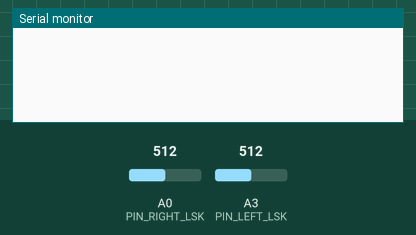
Bench run of a sketch on a simulated Arduino Uno, built with avr-gcc and run on an emulated ATmega328P. On the bench: the last lines printed to the serial monitor. Inputs (shaded band) come from the test bench; at power-on: A0 (PIN_RIGHT_LSK) = 512, A3 (PIN_LEFT_LSK) = 512.

Above: at 1.2 s.
1.3 s: A0 (PIN_RIGHT_LSK) set to 345
At 2.5 s:
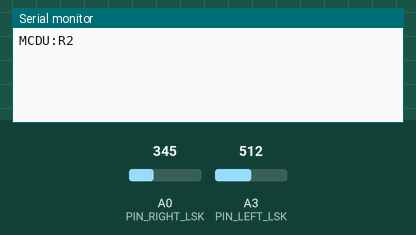
2.8 s: A3 (PIN_LEFT_LSK) set to 345
At 3.7 s:
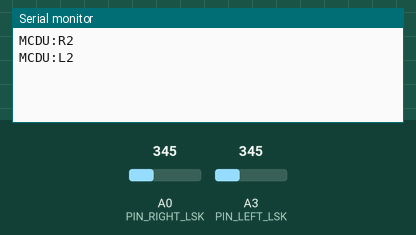
4.3 s: A3 (PIN_LEFT_LSK) set to 365
At 4.8 s:
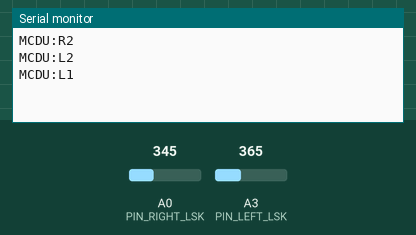

Measured:
- after the input at 1.3 s, the serial monitor: prints a new line at once (image 1)
- after the input at 2.8 s, the serial monitor: prints a new line at once (image 2)
- after the input at 4.3 s, the serial monitor: prints a new line at once (image 3)

The sketch:

McduLskKeys.ino
```cpp
#include "McduLskKeys.h"

void setup() {
  initSerial();

  initButtons();
}

void loop() {
  processButtons();
}
```

McduLskKeys.h
```cpp
#ifndef MCDU_LSK_KEYS_H
#define MCDU_LSK_KEYS_H

#include <Arduino.h>

#define COMMAND_PREFIX "MCDU:"

const int PIN_LEFT_LSK  = A3; // Left matrix (LSK L1 - L6)
const int PIN_RIGHT_LSK = A0; // Right matrix (LSK R1 - R6)

// Process buttons
void initButtons();
int getButtonNumber(int analogVal);
void processButtons();

// Process serial
void initSerial();
void sendCommand(String command);

#endif
```

buttons.cpp
```cpp
#include "McduLskKeys.h"

unsigned long lastDebounceTime = 0;
const int debounceDelay = 60;
int lastValidKey = -1;
char lastValidSide = ' ';

void initButtons() {
  pinMode(PIN_LEFT_LSK, INPUT);
  pinMode(PIN_RIGHT_LSK, INPUT);
}

int getButtonNumber(int analogVal) {
  if (analogVal > 950) {
    return -1;
  }
  if (analogVal >= 70  && analogVal < 110) {
    return 6;
  }
  if (analogVal >= 145 && analogVal < 190) {
    return 5;
  }
  if (analogVal >= 215 && analogVal < 250) {
    return 4;
  }
  if (analogVal >= 270 && analogVal < 310) {
    return 3;
  }
  if (analogVal >= 320 && analogVal < 355) {
    return 2;
  }
  if (analogVal >= 360 && analogVal < 400) {
    return 1;
  }

  return -1;
}

void processButtons() {
  int leftVal  = analogRead(PIN_LEFT_LSK);
  int rightVal = analogRead(PIN_RIGHT_LSK);

  int currentKey = -1;
  char currentSide = ' ';

  int leftKey  = getButtonNumber(leftVal);
  int rightKey = getButtonNumber(rightVal);

  if (leftKey != -1) {
    currentKey = leftKey;
    currentSide = 'L'; // Left LSK
  } else if (rightKey != -1) {
    currentKey = rightKey;
    currentSide = 'R'; // Right LSK
  }

  if (currentKey != lastValidKey || currentSide != lastValidSide) {
    if (currentKey != -1) {
      String command = currentSide + String(currentKey);
      sendCommand(command);
    }

    lastValidKey = currentKey;
    lastValidSide = currentSide;
    delay(debounceDelay);
  }
}
```

serial_commands.cpp
```cpp
#include "McduLskKeys.h"

void initSerial() {
  Serial.begin(9600);
}

void sendCommand(String command) {
  Serial.print(COMMAND_PREFIX);
  Serial.println(command);
}
```
